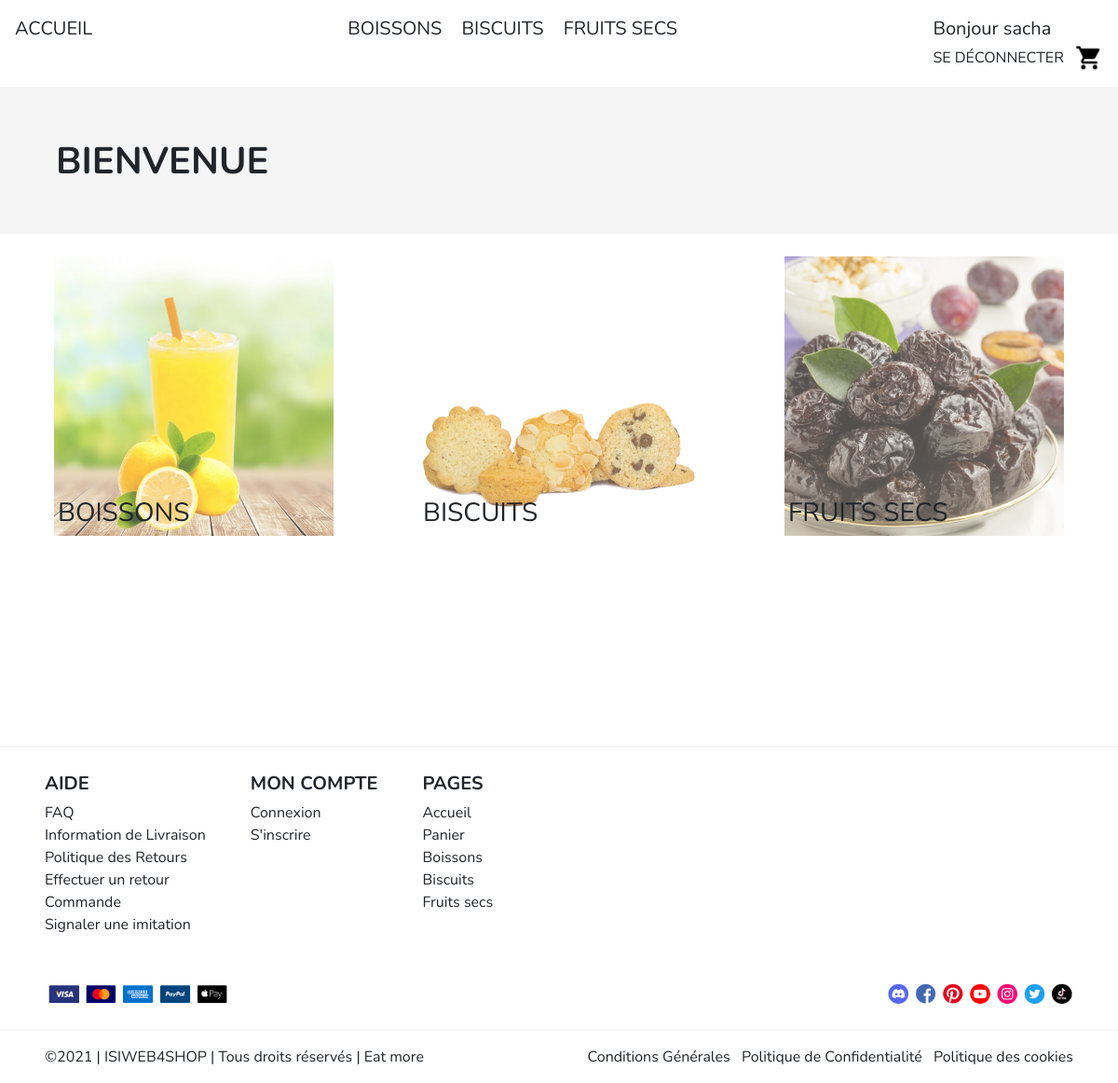
/index.php?page=home (signed in), run on the app's committed database.
### tables this page shows
CREATE TABLE `categories` (
  `id` tinyint(4) NOT NULL,
  `name` varchar(100) NOT NULL
);

CREATE TABLE `products` (
  `id` int(11) NOT NULL,
  `cat_id` tinyint(4) NOT NULL,
  `name` varchar(150) NOT NULL,
  `description` text NOT NULL,
  `image` varchar(30) NOT NULL,
  `price` decimal(5,2) NOT NULL,
  `quantity` int(3) NOT NULL
);

### controllers/c_home.php (called while the page is built)
<?php
require_once(PATH_MODELS.'navbar.php');
require_once(PATH_MODELS.'home.php');
require_once(PATH_VIEWS.$page.'.php');

### index.php (called while the page is built, shortened)
<?php
if(isset($_GET['page']))
{
	$page = htmlspecialchars($_GET['page']);
}
else
$page="home";
require_once(PATH_CONTROLLERS.$page.'.php');
?>

### models/m_navbar.php (called while the page is built)
<?php
try {
	$bdd = new PDO('mysql:host=' . BD_HOST . '; dbname=' . BD_DBNAME . '; charset=utf8', BD_USER, BD_PWD);
	$bdd->setAttribute(PDO::ATTR_ERRMODE, PDO::ERRMODE_EXCEPTION);
} catch (PDOException $e) {
	if (DEBUG)
		die('Erreur : ' . $e->getMessage());
	$alert = 'connexion à la base de données';
}
$requete = "SELECT * FROM categories";
$donnees = array();
try {
	$query = $bdd->prepare($requete);
	$query->execute($donnees);
	$resultatsCategories = $query->fetchAll();
} catch (PDOException $e)
{
	if (DEBUG) die('Erreur : ' . $e->getMessage());
}

### models/m_home.php (called while the page is built)
<?php
try {
	$bdd = new PDO('mysql:host=' . BD_HOST . '; dbname=' . BD_DBNAME . '; charset=utf8', BD_USER, BD_PWD);
	$bdd->setAttribute(PDO::ATTR_ERRMODE, PDO::ERRMODE_EXCEPTION);
} catch (PDOException $e) {
	if (DEBUG)
		die('Erreur : ' . $e->getMessage());
	$alert = 'connexion à la base de données';
}
$requete = "SELECT * FROM products p INNER JOIN categories c ON (p.cat_id = c.id) WHERE p.id IN (SELECT min(id) FROM products GROUP BY cat_id) ORDER BY p.cat_id";
$donnees = array();
try {
	$query = $bdd->prepare($requete);
	$query->execute($donnees);
	$resultatsProductHome = $query->fetchAll();
} catch (PDOException $e)
{
	if (DEBUG) die('Erreur : ' . $e->getMessage());
}

### views/v_home.php (the view, shortened to what this page needs)
<?php require_once(PATH_VIEWS . 'navbar.php'); ?>
<div class="container-fluid gris-claire">
    <p class="fs-1 p-5 fw-bolder">BIENVENUE</p>
</div>
<div class="container-fluid d-flex flex-wrap justify-content-around">
    <?php foreach ($resultatsProductHome as $product) {
    ?>
        <div class="product ms-2 me-2 mb-4 mt-4">
            <div class="position-relative">
                <a href="index.php?page=products&category=<?= $product['cat_id'] ?>">
                    <img class="opacity-75" src="<?= PATH_IMAGES . $product['image'] ?>">
                </a>
                <p class="bottom-0 start-0 position-absolute fs-3 m-1 "><?=strtoupper($product['name'])?></p>
            </div>
        </div>
    <?php
    } ?>
</div>
<?php require_once(PATH_VIEWS . 'footer.php'); ?>

### views/v_navbar.php
<div class="d-flex justify-content-between p-3 bg-white menu">
    <a href="index.php?page=home" class="fs-5">ACCUEIL</a>
    <div class="categories">
        <?php foreach ($resultatsCategories as $categorie) { ?>
            <a class="fs-5 ms-2 me-2" href="<?= 'index.php?page=products&category=' . $categorie['id'] ?>"> <?= strtoupper($categorie['name']) ?> </a>
        <?php
        } ?>
    </div>
    <div >
        <?php
        if ($_SESSION['connected'] == true) { ?>
            <p class="fs-5">Bonjour <?= $_SESSION['name'] ?></p>
            <a href="index.php?page=logout">SE DÉCONNECTER</a>
        <?php
        } else { ?>
            <a class="fs-5" href="index.php?page=account">CONNEXION</a>
        <?php
        }
        ?>
        <a class="fs-5 ms-2" href="index.php?page=cart"><img class="cartImg" alt="" src="<?=PATH_IMAGES?>cart.png"></a>
    </div>
</div>
<div class="divider"></div>

### views/v_footer.php
</div>
<footer>
	<div class="divider "></div>
	<div class="ms-5 me-5 mt-4">
		<div class="d-flex">
			<div class="d-flex flex-column me-5">
				<p class="fs-5 fw-bolder mb-1">AIDE</p>
				<a href="">FAQ</a>
				<a href="">Information de Livraison</a>
				<a href="">Politique des Retours</a>
				<a href="">Effectuer un retour</a>
				<a href="">Commande</a>
				<a href="">Signaler une imitation</a>
			</div>
			<div class="d-flex flex-column me-5">
				<p class="fs-5 fw-bolder mb-1">MON COMPTE</p>
				<a href="index.php?page=account">Connexion</a>
				<a href="index.php?page=createAccount">S'inscrire</a>
			</div>
			<div class="d-flex flex-column">
				<p class="fs-5 fw-bolder mb-1">PAGES</p>
				<a href="index.php?page=home">Accueil</a>
				<a href="index.php?page=cart">Panier</a>
				<?php foreach ($resultatsCategories as $categorie) { ?>
					<a href="<?= 'index.php?page=products&category=' . $categorie['id'] ?>"> <?= ucfirst($categorie['name']) ?> </a>
				<?php
				} ?>
			</div>
		</div>
		<div class="d-flex justify-content-between mt-5 mb-4">
			<img src="<?= PATH_IMAGES . "creditCard.png" ?>" alt="">
			<img src="<?= PATH_IMAGES . "network.png" ?>" alt="">
		</div>
	</div>
	<div class="divider mt-2 mb-3 "></div>
	<div class="d-flex justify-content-between ms-5 me-5 mt-2 pb-3">
		<p>©2021 | ISIWEB4SHOP | Tous droits réservés | Eat more</p>
		<div>
			<a class="me-2" href="">Conditions Générales</a>
			<a class="me-2" href="">Politique de Confidentialité</a>
			<a href="">Politique des cookies</a>
		</div>
	</div>
</footer>
</body>
</html>

### assets/css/styles.css (style rules this page uses)
.gris-claire { background-color: #f5f5f5; }
.categories a { position: relative; }
.categories a:after { position: absolute; bottom: 0; left: 0; right: 0; margin: auto; width: 0%; content: '.'; color: transparent; background: linear-gradient(90deg,#ffdda5,#c28d46); height: 1px; transition: all .5S; }
* { padding: 0; margin: 0; font-family: Nunito; }
p { margin : 0px; }
html, body { margin:0px; height:100%; }
.divider { background-color: #f5f5f5; height: 2px; }
a { color:inherit; }
a:link { text-decoration: none; }
.product img { width: 300px; height: 300px; }
.cartImg { width: 30px; height: 30px; }
footer img { width: 200px; }

### data on the page
categories: name "BOISSONS", name "Boissons"
categories: name "BISCUITS", name "Biscuits"
categories: name "FRUITS SECS", name "Fruits secs"
products: image (picture), categories.name "BOISSONS"
products: image (picture), categories.name "BISCUITS"
products: image (picture), categories.name "FRUITS SECS"

### other printed values
$_SESSION['name'] "sacha"
